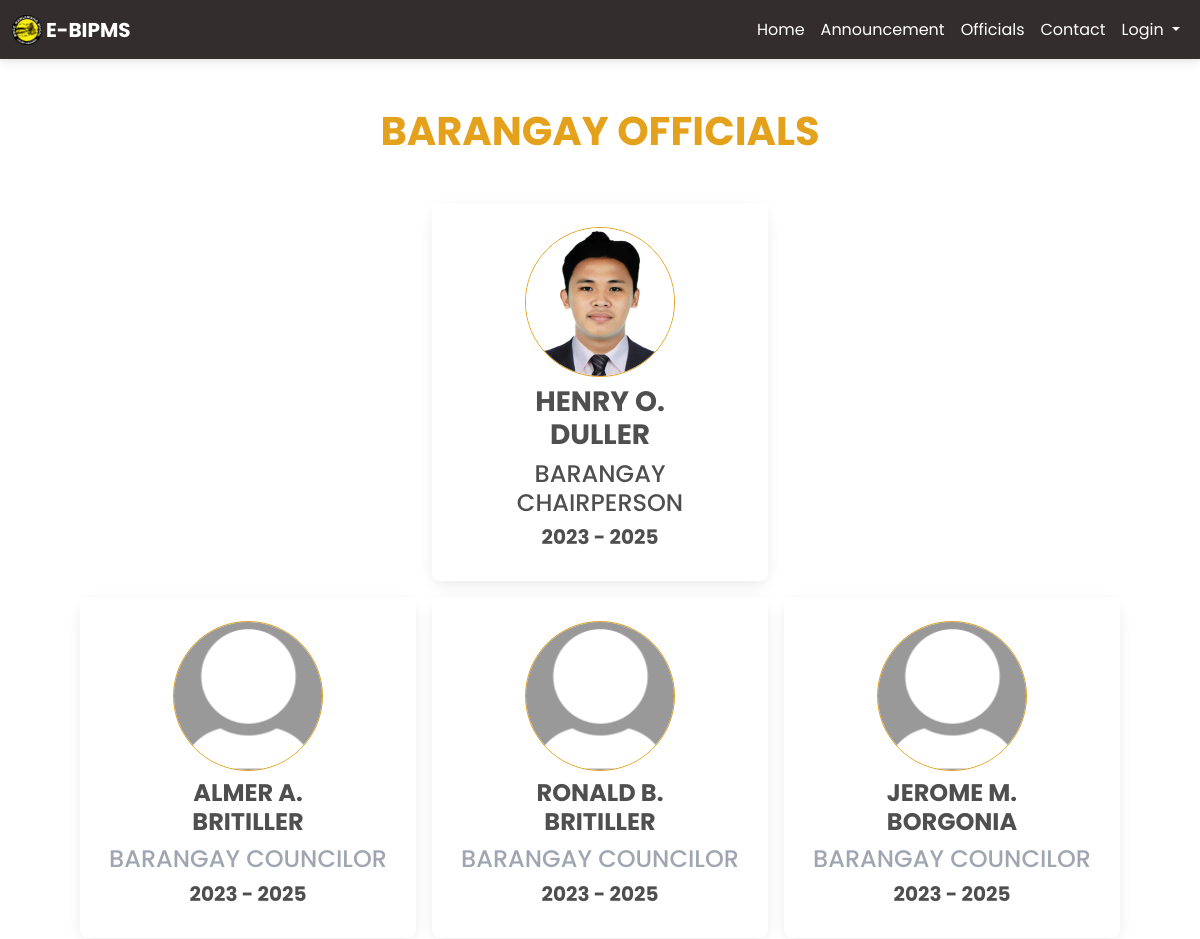
The app's page /officials.php (upper part), older data.
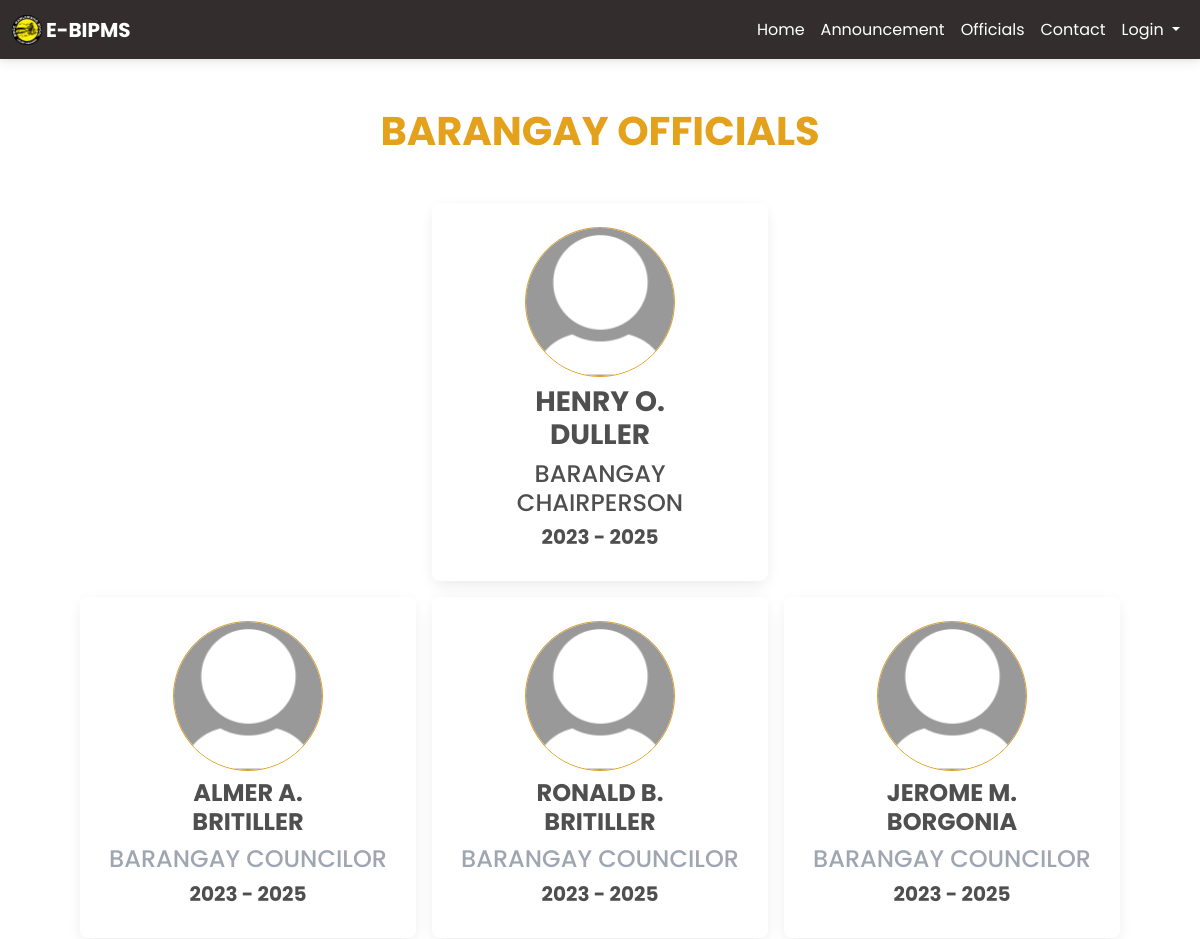
The same page, newer data.
### tables this page shows
CREATE TABLE `officials` (
  `id` int(11) NOT NULL,
  `firstName` varchar(255) NOT NULL,
  `middleName` varchar(255) DEFAULT NULL,
  `lastName` varchar(255) NOT NULL,
  `position` varchar(255) NOT NULL,
  `committee` varchar(100) NOT NULL,
  `termStartYear` int(11) NOT NULL,
  `termEndYear` int(11) NOT NULL,
  `type` enum('Barangay','SK') NOT NULL,
  `picture` varchar(255) NOT NULL
);

### officials.php (the view, shortened to what the changed rows need)
<!DOCTYPE html>
<html lang="en">
<head>
    <link rel="stylesheet" href="https://use.fontawesome.com/releases/v6.4.0/css/all.css" />
    <link rel="stylesheet" href="css/mdb.min.css" />
    <link rel="stylesheet" href="css/style.css" />
</head>
<body>
    <main class="mt-5">
        <div class="container">
            <section class="mb-5">
                <h1 class="mb-5 text-center text-warning"><strong>BARANGAY OFFICIALS</strong></h1>
                <div class="d-flex flex-wrap mb-3 row g-3 justify-content-center">
                    <?php
                    include 'conn.php';
                    $query = "SELECT * FROM officials WHERE position='Barangay Chairperson'";
                    $query_run = mysqli_query($conn, $query);
                    while ($items = mysqli_fetch_array($query_run)) {
                        if ($items['picture']) {
                            $picture = $items['picture'];
                        } else {
                            $picture = 'default-profile-pic.jpg';
                        }
                        echo '<div class="col-auto">';
                        echo '<div class="card" style="width: 21rem;">';
                        echo '<div class="card-body">';
                        echo '<div class="col text-center">';
                        if (!empty($picture)) {
                            echo '<img class="rounded-circle border border-warning mb-2" src="' . $picture . '" alt="Profile Picture" width="150">';
                        } else {
                            echo '<img class="rounded-circle border border-warning mb-2" src="default-profile-pic.jpg" alt="Profile Picture" width="150">';
                        }
                        echo '</div>';
                        echo '<h3 class="text-center" style="text-transform: uppercase;">' . '<strong>' . $items['firstName'] . ' ' . $items['middleName'] . '<br>' . $items['lastName'] . '</strong>' . '</h3>';
                        echo '<h4 class="text-center mt-0" style="text-transform: uppercase;">' . $items['position'] . '</h4>';
                        echo '<h5 class="text-center mt-0" style="text-transform: uppercase;">' . '<strong>' . $items['termStartYear'] . ' - ' . $items['termEndYear'] . '</strong>' . '</h5>';
                        echo '</div>';
                        echo '</div>';
                        echo '</div>';
                    }
                    ?>
                </div>
            </section>
        </div>
    </main>
</body>
</html>

Row changes from the older to the newer data that the page shows:
changed officials "HENRY": picture: picture removed, a placeholder shows
